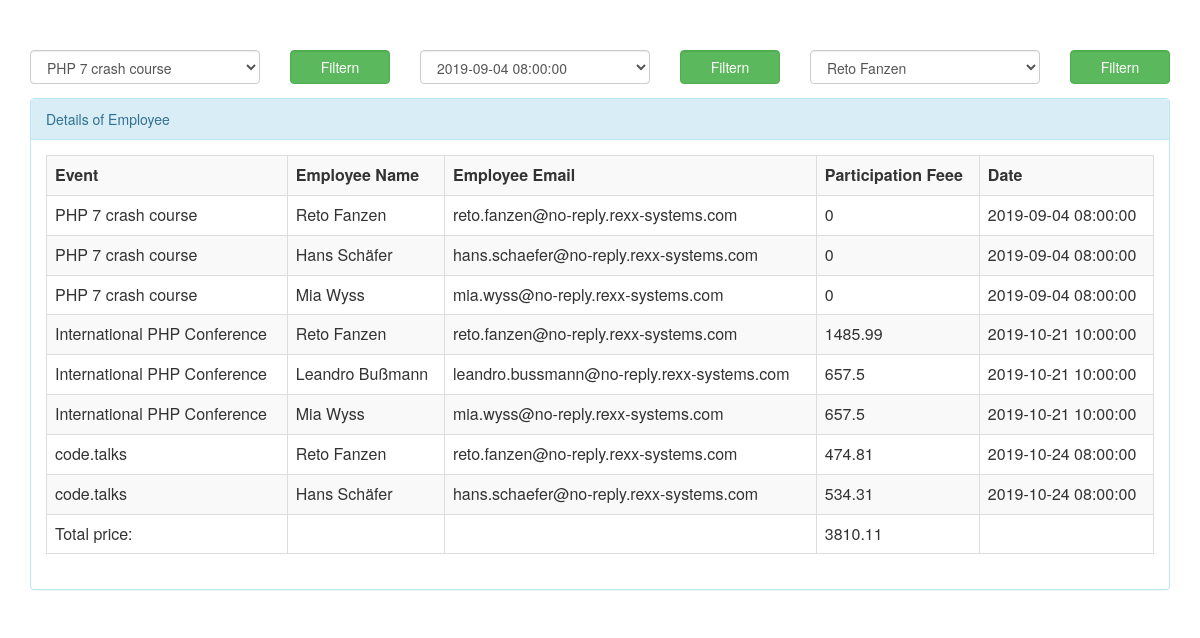
The page / on the database its author committed.
### tables this page shows
CREATE TABLE `participators` (
  `id` int(11) NOT NULL,
  `event_id` int(10) NOT NULL,
  `employee_id` int(11) NOT NULL,
  `participation_fee` float NOT NULL,
  `version` varchar(255) NOT NULL
);

CREATE TABLE `events` (
  `id` int(11) NOT NULL,
  `name` varchar(255) NOT NULL,
  `date` datetime NOT NULL
);

CREATE TABLE `employees` (
  `id` int(11) NOT NULL,
  `employee_name` varchar(191) NOT NULL,
  `employee_mail` varchar(191) NOT NULL
);

### controller/HomeController.php (called while the page is built, shortened)
<?php
class HomeController
{
    function __construct()
    {
        include "../models/Database.php";
        $this->db = new \Database();
    }
    public function participators()
    {
        $queryString = 'SELECT * FROM participators LEFT JOIN employees ON participators.employee_id = employees.id RIGHT JOIN events ON participators.event_id = events.id';
        $Query = $this->db->query($queryString);
        $participators = $Query->fetchAll();
        return $participators;
    }
    public function employees()
    {
        $Query = $this->db->query('SELECT * FROM employees');
        $events = $Query->fetchAll();
        return $events;
    }
}

### models/Database.php (called while the page is built, shortened)
<?php
class Database {
    protected $connection;
    protected $query;
    public function __construct($dbhost = 'localhost', $dbuser = 'root', $dbpass = '', $dbname = 'activebas', $charset = 'utf8') {
        $this->connection = new mysqli($dbhost, $dbuser, $dbpass, $dbname);
        $this->connection->set_charset($charset);
    }
    public function query($query) {
        if ($this->query = $this->connection->prepare($query)) {
            $this->query->execute();
        } else {
            $this->error('Unable to prepare MySQL statement (check your syntax) - ' . $this->connection->error);
        }
        return $this;
    }
    public function fetchAll($callback = null) {
        $params = array();
        $row = array();
        $meta = $this->query->result_metadata();
        while ($field = $meta->fetch_field()) {
            $params[] = &$row[$field->name];
        }
        call_user_func_array(array($this->query, 'bind_result'), $params);
        $result = array();
        while ($this->query->fetch()) {
            $r = array();
            foreach ($row as $key => $val) {
                $r[$key] = $val;
            }
            if ($callback != null && is_callable($callback)) {
                $value = call_user_func($callback, $r);
                if ($value == 'break') break;
            } else {
                $result[] = $r;
            }
        }
        $this->query_closed = TRUE;
        return $result;
    }
}
?>

### public/index.php (the view, shortened to what this page needs)
<?php
    include ('../controller/HomeController.php');
    $HomeController = new HomeController();
    $events = $HomeController->events();
    $participators = $HomeController->participators();
    $employees = $HomeController->employees();
?>
<html>
    <link rel="stylesheet" href="../assets/css/bootstrap.min.css">
    <body>
    <div class="container">
        <div class="row" style="margin-top:50px">
            <div class="col-md-4">
                <form action="index.php" class="form-horizontal" method="post">
                    <div class="row">
                        <div class="col-md-8">
                            <select class="state js-states form-control" name="filter[event_id]">
                                <?php foreach($events as $event): ?>
                                    <option value="<?php echo $event['id']; ?>"><?php echo $event['name']; ?></option>
                                <?php endforeach; ?>
                            </select>
                        </div>
                        <div class="col-md-4">
                            <button type="submit"  class="btn btn-success form-control" > Filtern </button>
                        </div>
                    </div>
                </form>
            </div>
            <div class="col-md-4">
                <form action="index.php" class="form-horizontal" method="post">
                    <div class="row">
                        <div class="col-md-8">
                            <select name="filter[event_id]" class="state js-states form-control">
                                <?php foreach($events as $event): ?>
                                    <option value="<?php echo $event['id']; ?>"><?php echo $event['date']; ?></option>
                                <?php endforeach; ?>
                            </select>
                        </div>
                        <div class="col-md-4">
                            <button type="submit"  class="btn btn-success form-control"> Filtern </button>
                        </div>
                    </div>
                </form>
            </div>
            <div class="col-md-4">
                <form action="index.php" class="form-horizontal" method="post">
                    <div class="row">
                        <div class="col-md-8">
                            <select name="filter[employee_id]" class="state js-states form-control">
                                <?php foreach($employees as $employee): ?>
                                    <option value="<?php echo $employee['id']; ?>"><?php echo $employee['employee_name']; ?></option>
                                <?php endforeach; ?>
                            </select>
                            </div>
                        <div class="col-md-4">
                            <button type="submit"  class="btn btn-success form-control"> Filtern </button>
                        </div>
                    </div>
                </form>
            </div>
        </div>
        <div class="row">
            <div class="col-md-12">
                <div class="panel panel-info">
                    <div class="panel-heading">Details of Employee </div>
                        <div class="panel-body">
                            <table class="table table-bordered table-striped table-responsive">
                                <tr>
                                    <th>Event</th>
                                    <th>Employee Name</th>
                                    <th>Employee Email</th>
                                    <th>Participation Feee</th>
                                    <th>Date</th>
                                </tr>
                                <?php foreach($participators as $participator): ?>
                                <tr>
                                    <td><?php echo $participator['name']; ?></td>
                                    <td><?php echo $participator['employee_name']; ?></td>
                                    <td><?php echo $participator['employee_mail']; ?></td>
                                    <td><?php echo $participator['participation_fee']; ?></td>
                                    <td><?php echo $participator['date']; ?></td>
                                </tr>
                                <?php endforeach; ?>
                                <tr>
                                    <td>Total price:</td>
                                    <td></td>
                                    <td></td>
                                    <td> <?php echo array_sum(array_column($participators, 'participation_fee')); ?></td>
                                    <td></td>
                                </tr>
                            </table>
                        </div>
                    </div>
                </div>
            </div>
        </div>
</body>
</html>

### rows shown on the page
participators: event.name "PHP 7 crash course", employee.employee_name "Reto Fanzen", employee.employee_mail "reto.fanzen@no-reply.rexx-systems.com", participation_fee "0", event.date "2019-09-04 08:00:00"
participators: event.name "PHP 7 crash course", employee.employee_name "Hans Schäfer", employee.employee_mail "hans.schaefer@no-reply.rexx-systems.com", participation_fee "0", event.date "2019-09-04 08:00:00"
participators: event.name "PHP 7 crash course", employee.employee_name "Mia Wyss", employee.employee_mail "mia.wyss@no-reply.rexx-systems.com", participation_fee "0", event.date "2019-09-04 08:00:00"
participators: event.name "International PHP Conference", employee.employee_name "Reto Fanzen", employee.employee_mail "reto.fanzen@no-reply.rexx-systems.com", participation_fee "1485.99", event.date "2019-10-21 10:00:00"
participators: event.name "International PHP Conference", employee.employee_name "Leandro Bußmann", employee.employee_mail "leandro.bussmann@no-reply.rexx-systems.com", participation_fee "657.5", event.date "2019-10-21 10:00:00"
participators: event.name "International PHP Conference", employee.employee_name "Mia Wyss", employee.employee_mail "mia.wyss@no-reply.rexx-systems.com", participation_fee "657.5", event.date "2019-10-21 10:00:00"
participators: event.name "code.talks", employee.employee_name "Reto Fanzen", employee.employee_mail "reto.fanzen@no-reply.rexx-systems.com", participation_fee "474.81", event.date "2019-10-24 08:00:00"
participators: event.name "code.talks", employee.employee_name "Hans Schäfer", employee.employee_mail "hans.schaefer@no-reply.rexx-systems.com", participation_fee "534.31", event.date "2019-10-24 08:00:00"

### other values the page prints
array_sum(array_column($participators, 'participation_fee')) "3810.11"
form field value "PHP 7 crash course"
form field value "2019-09-04 08:00:00"
form field value "Reto Fanzen"
